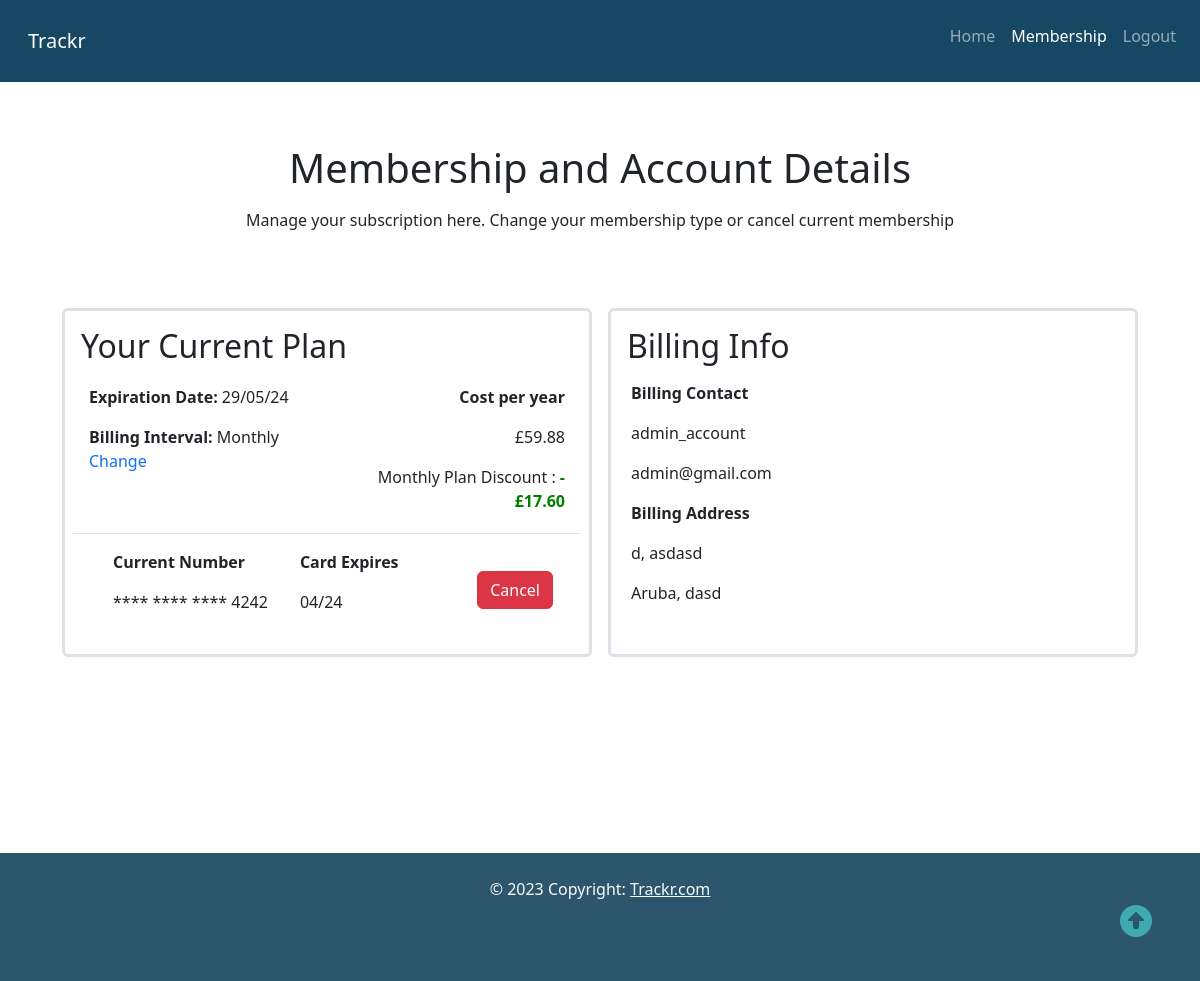
Screenshot of /change_membership (signed in) with the database file from the repository.
### app/models.py (models this page shows, shortened)
class Membership(db.Model):
    id = db.Column(db.Integer, primary_key=True)  # Unique identifier for the membership
    payment_type = db.Column(db.String(150))  # Type of payment (e.g., monthly, yearly)
    payment_date = db.Column(db.DateTime)  # Date when the payment was made
    payment_expiry = db.Column(db.String(10))  # Expiry date of the payment
    user_id = db.Column(db.Integer, db.ForeignKey('user.id'), nullable=True)  # Foreign key linking to the User model

class PaymentDetails(db.Model):
    id = db.Column(db.Integer, primary_key=True)  # Unique identifier for the payment details
    street_address = db.Column(db.String(150))  # Street address of the user
    city = db.Column(db.String(150))  # City of the user
    postcode = db.Column(db.String(20))  # Postal code of the user
    country = db.Column(db.String(40))  # Country of the user
    stripe_token = db.Column(db.String(255))  # Stripe token used for transactions
    last_4_digits = db.Column(db.String(4))  # Last four digits of the user's credit card
    expiration_date = db.Column(db.String(5))  # Expiration date of the credit card
    user_id = db.Column(db.Integer, db.ForeignKey("user.id"), nullable=True)  # Foreign key linking to the User model

class User(db.Model, UserMixin):
    id = db.Column(db.Integer, primary_key=True)  # Unique identifier for the user
    username = db.Column(db.String(150), unique=True)  # User's username, must be unique
    email = db.Column(db.String(150), unique=True)  # User's email, must be unique
    password = db.Column(db.String(150))  # User's hashed password
    payment_details = db.relationship("PaymentDetails", backref="user", uselist=False)  # One-to-one relationship with PaymentDetails
    membership = db.relationship("Membership")  # One-to-many relationship with Membership
    followers = db.relationship("Followership", passive_deletes=True)  # One-to-many relationship for followers
    gpxroutes_id = db.relationship("GpxRoutes")  # One-to-many relationship with GpxRoutes

### app/views.py (the view)
@app.route('/change_membership', methods=['GET', 'POST'])
@login_required
def change_membership():
    user_details = User.query.filter_by(id=current_user.id).first()
    user_payment_details = PaymentDetails.query.filter_by(user_id=current_user.id).first()
    user_membership_details = Membership.query.filter_by(user_id=current_user.id).first()
    weeklypay = 1.49 * 52
    if user_membership_details.payment_type == "Weekly":
        yearly = weeklypay
        save = 0
    elif user_membership_details.payment_type == "Monthly":
        yearly = 4.99 * 12
        save = weeklypay - yearly
    else:
        yearly = 49.99
        save = weeklypay - yearly
    form1 = ChangeMembershipPlan()  # Initialize the change membership form
    if request.method == "POST":
        if request.form.get("submit_button") == "confirm2":
            selected_plan = form1.plan.data
            current_datetime = datetime.utcnow()
            if selected_plan == "Weekly":
                expiry_datetime = current_datetime + timedelta(days=7)
            elif selected_plan == "Monthly":
                expiry_datetime = current_datetime + timedelta(days=30)
            else:
                expiry_datetime = current_datetime + timedelta(days=365)
            formatted_date = expiry_datetime.strftime('%d/%m/%y')
            formatted_datetime = formatted_date
            user_membership_details.payment_type = selected_plan
            user_membership_details.payment_expiry = formatted_datetime
            db.session.commit()
        else:
            db.session.delete(user_payment_details)
            db.session.delete(user_membership_details)
            db.session.commit()
            return redirect(url_for('payment'))
    else:
        form1.plan.default = user_membership_details.payment_type
        form1.process()
    return render_template('membership.html', user_details=user_details, user_payment_details=user_payment_details,
                           user_membership_details=user_membership_details, form1=form1, yearly=yearly, save=save)

### app/__init__.py (called while the page is built)
@login_manager.user_loader
def load_user(user_id):
    user = Admin.query.get(user_id)
    if not user:
       user = User.query.get(user_id)
    return user

### app/templates/membership.html (shortened to what this page needs)
{% extends "base.html" %}
{% block nav_list %}
<li class="nav-item"><a href="/home" class="nav-link">Home</a></li>
<li class="nav-item"><a href="#" class="nav-link active">Membership</a></li>
<li class="nav-item"><a href="/logout" class="nav-link">Logout</a></li>
{% endblock %}
{% block content %}
<section class="px-3 my-5 py-5" >
    <div class="text-center p-4">
        <h1>Membership and Account Details</h1>
        <p class="p-2"> Manage your subscription here. Change your membership type or cancel current membership</p>
    </div>
    <div class="container d-flex flex-column-reverse flex-md-row p-4 ">
        <div class="container border rounded border-3 mx-2 p-2 my-1">
            <h2 class="p-2">Your Current Plan</h2>
            <div class="container d-flex justify-content-between border-bottom border-1">
                <div class="p-1">
                    <p><span style="font-weight: bold;"> Expiration Date: </span>{{ user_membership_details.payment_expiry }}</p>
                    <p><b>Billing Interval:</b> <span style="width: 100%;">{{ user_membership_details.payment_type }} <a href="#" style="text-decoration:none" data-bs-toggle="modal" data-bs-target="#changeMembershipModal">Change</a></span></p>
                </div>
                <div class="p-1">
                </div>
                <div class="p-1 text-end">
                    <p><b>Cost per year</b></p>
                    <p>£{{ yearly }}</p>
                    <p class="mx">{{ user_membership_details.payment_type }} Plan Discount : <span style="color: green; font-weight: bold;"> -£{{ "%.2f" % save }}</span> </p>
                </div>
            </div>
            <div class="container d-flex ">
                <div class="container d-md-flex">
                    <div class="p-3">
                        <p style="font-weight: bold;">Current Number</p>
                        <p>**** **** **** {{ user_payment_details.last_4_digits }}</p>
                    </div>
                    <div class="p-3">
                        <p style="font-weight: bold;">Card Expires</p>
                        <p>{{ user_payment_details.expiration_date }}</p>
                    </div>
                </div>
                <div class="p-3 text-end align-self-center">
                    <button class="btn btn-danger" data-bs-toggle="modal" data-bs-target="#cancelMembershipModal">Cancel</button>
                </div>
            </div>
        </div>
        <div class="container border rounded border-3 mx-2 p-2 my-1">
            <h2 class="p-2">Billing Info</h2>
            <div class="container">
                <p><b>Billing Contact</b></p>
                <p>{{ user_details.username }}</p>
                <p>{{ user_details.email }}</p>
            </div>
            <div class="container">
                <p><b>Billing Address</b></p>
                <p>{{ user_payment_details.street_address }}, {{ user_payment_details.city }}</p>
                <p>{{ user_payment_details.country }}, {{ user_payment_details.postcode }}</p>
            </div>
        </div>
    </div>
    <br><br><br>
</section>
{% endblock %}

### app/templates/base.html (shortened to what this page needs)
<!DOCTYPE html>
<html lang="en">
<head>
    <link href="https://cdn.jsdelivr.net/npm/bootstrap@5.2.3/dist/css/bootstrap.min.css" rel="stylesheet">
    <link rel="stylesheet" href="https://cdnjs.cloudflare.com/ajax/libs/font-awesome/4.7.0/css/font-awesome.min.css">
    <link rel="stylesheet" href="../static/styles.css">
    <link rel="stylesheet" href="https://cdn.jsdelivr.net/npm/flatpickr/dist/flatpickr.min.css">
    <link rel="stylesheet" href="https://unpkg.com/leaflet/dist/leaflet.css" />
</head>
<body>
    <nav class="navbar navbar-expand-sm fixed-top navbar-dark p-3 ">
        <div class="container">
            <a href="/" class="navbar-brand">Trackr</a>
        </div>
        <div class="collapse navbar-collapse" id="collapseMenu">
            <ul class="navbar-nav ms-auto">
                {% block nav_list %}{% endblock %}
            </ul>
        </div>
    </nav>
    {% block content %}
    {% endblock %}
    <footer class="text-light text-center position-relative p-4">
        <div class="container">
            <p>© 2023 Copyright: <span><a class="text-light" href="/">Trackr.com</a></span></p>
            <div id="spacer" style="width: 200px; height: 40px; margin-right: 0px;"></div>
            <a href="#">
                <div
                     class="position-absolute bottom-0 end-0 mb-5 mx-5"
                     alt="Back to top arrow"><i class="fa-solid fa-circle-up fa-2xl" style="color: #3dabb3;"></i></div>
            </a>
        </div>
    </footer>
</body>
</html>

### app/static/styles.css (style rules this page uses)
nav { background-color: #164863; }
footer { background-color: #2D566C; }
.nav-link { min-width: 50px; min-height: 50px; }

### rows the page displays
Membership: payment_expiry "29/05/24", payment_type "Monthly"
PaymentDetails: last_4_digits "4242", expiration_date "04/24", street_address "d", city "asdasd", country "Aruba", postcode "dasd"
User: username "admin_account", email "admin@gmail.com"

### other values shown
{{ yearly }} "59.88"
{{ "%.2f" % save }} "17.60"
